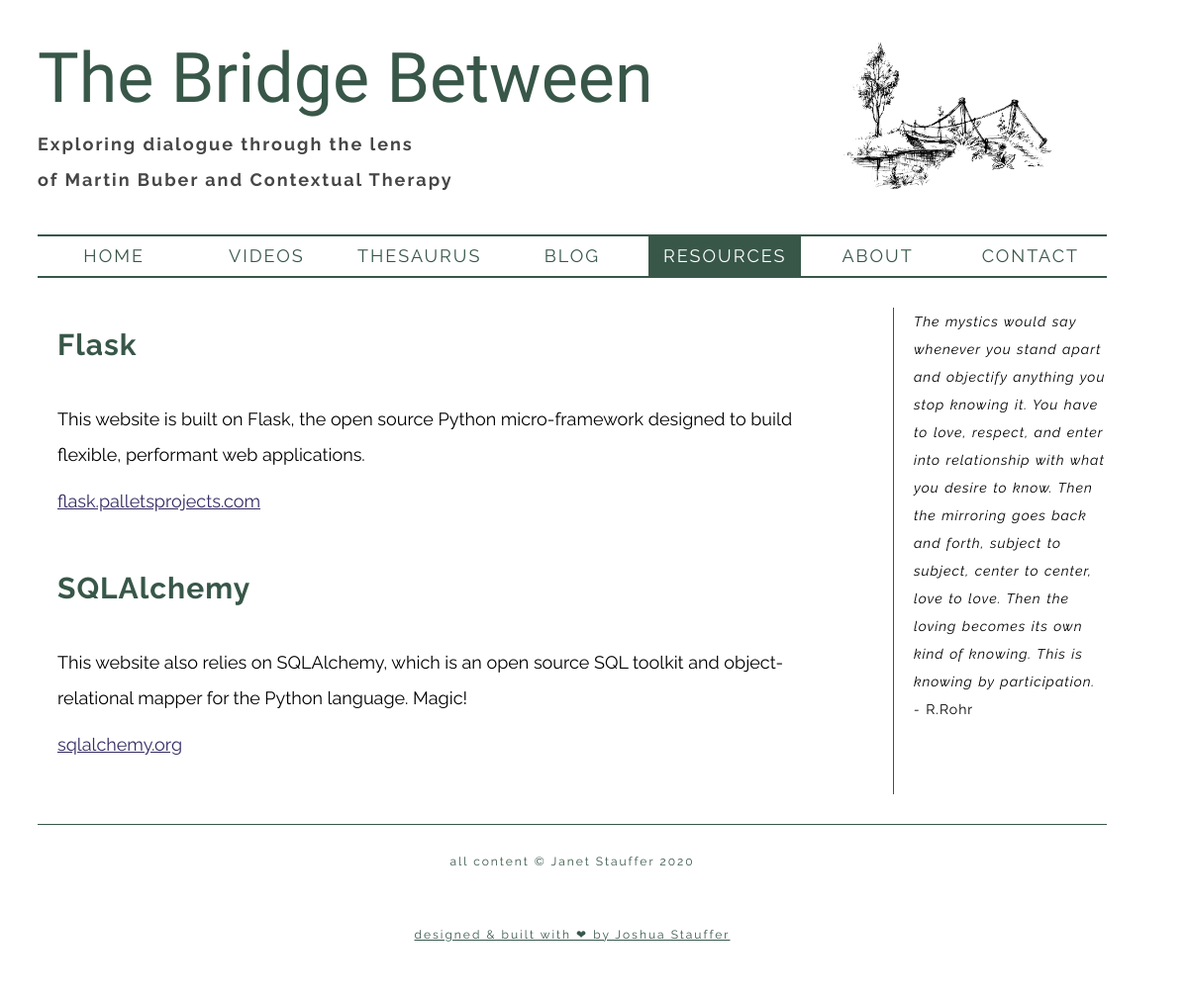
Page /resources on the committed database.
### app/models.py (models this page shows, shortened)
class Resource(db.Model):
    __tablename__ = 'resources'
    id = db.Column(db.Integer, primary_key=True)
    title = db.Column(db.String(128))
    text = db.Column(db.Text())
    order = db.Column(db.Integer)
    uri = db.Column(db.String(128))
    uri_title = db.Column(db.String(128))
    published = db.Column(db.Boolean, default=False)
    @classmethod
    def get_all(cls):
        results =  [{
            'title': r.title,
            'text': r.text,
            'id': r.id,
            'order': r.order,
            'uri': r.uri,
            'uri_title': r.uri_title
        } for r in cls.query.order_by(Resource.order).all()]
        if not len(results):
            return [empty_resources_error]
        return results

### app/main.py (the view)
@bp.route('/resources', methods=['GET'])
def resources():
    resources = Resource.get_all()
    page = 'resources'
    return render_template('resources.html', resources=resources, page=page)

### app/templates/resources.html
{% extends 'base.html' %}
{% block body %}
  <main>
    {% for resource in resources %}
      <section class="item-box">
        <h4 class="item-title">{{ resource['title'] }}</h4>
        {% if resource['text'] %}
          <p class="item-text">
              {{ resource['text'] }}
          </p>
        {% endif %}
        {% if resource['uri'] %}
          <a class="item-link" href="{{ resource['uri'] }}">
            {% if resource['uri_title'] %}
              {{ resource['uri_title'] }}
            {% else %}
              {{ resource['uri'] }}
            {% endif %}
          </a>
        {% endif %}
        </section>
    {% endfor %}
  </main>
{% endblock %}

### app/templates/base.html (shortened to what this page needs)
<!DOCTYPE html>
<html>
  <head>
    <link href="{{ url_for('static', filename='styles.css') }}" rel="stylesheet">
  </head>
<body>
  <div class="main-wrapper">
    {% include 'header.html' %}
    {% include 'navbar.html' %}
    {% block body %}
    {% endblock %}
    {% include 'sidebar.html' %}
    {% include 'footer.html' %}
  </div>
</body>

### app/templates/header.html
<header>
    <img src="{{ url_for('static', filename='images/bridge.jpg') }}" alt="Sketch of an old footbridge over a stream">
    <h1 class="logo">The Bridge Between</h1>
    <h2 class="tagline">Exploring dialogue through the lens</h2>
    <h2 class="tagline"> of Martin Buber and Contextual Therapy</h2>
</header>

### app/templates/navbar.html
<nav>
    <ul class="navbar-list">
      <li {% if page == 'home' %}class="active"{% endif %}>
        <a href="{{ url_for('main.index') }}">Home</a>
      </li>
      <li {% if page == 'videos' %}class="active"{% endif %}>
        <a href="{{ url_for('main.videos') }}">Videos</a>
      </li>
      <li {% if page == '' %}class="active"{% endif %}>
        <a href="{{ url_for('main.visual_thesaurus') }}">Thesaurus </a>
      </li>
      <li {% if page == 'blog' %}class="active"{% endif %}>
        <a href="{{ url_for('main.blog', post_id=0)  }}">Blog </a>
      </li>
      <li {% if page == 'resources' %}class="active"{% endif %}>
        <a href="{{ url_for('main.resources') }}">Resources</a>
      </li>
      <li {% if page == 'about' %}class="active"{% endif %}>
        <a href="{{ url_for('main.about') }}">About</a>
      </li>
      <li {% if page == 'contact' %}class="active"{% endif %}>
        <a href="{{ url_for('main.contact') }}">Contact </a>
      </li>
    </ul>
  </nav>

### app/templates/sidebar.html
<aside>
    <blockquote cite="">
      <span class="quotation">
        The mystics would say whenever you stand apart and objectify anything you stop knowing it. You have to love, respect, and enter into relationship with what you desire to know. Then the mirroring goes back and forth, subject to subject, center to center,
        love to love. Then the loving becomes its own kind of knowing. This is knowing by participation.
      </span><br>
      - <span class="quote-author">
        R.Rohr
      </span>
    </blockquote>
</aside>

### app/templates/footer.html
<footer>
    <p>all content &#169; Janet Stauffer 2020</p>
    <p><a href="https://www.joshuastauffer.com" target="_blank">designed & built with &#10084; by Joshua Stauffer</a></p>
</footer>

### app/static/styles.css (style rules this page uses)
html { font-size: 10px; font-family: "Raleway", sans-serif; }
h1, h3 { font-family: "Raleway", sans-serif; color: #385749ff; }
p, blockquote, a { font-family: "Raleway", sans-serif; }
h1 { font-size: 3rem; margin: 0; }
h2 { font-family: "Raleway", sans-serif; }
p, a { font-size: 1.8rem; }
p { line-height: 2em; }
main .item-title { font-family: "Raleway", sans-serif; font-size: 3rem; color: #385749ff; letter-spacing: 0.1rem; margin-top: 0; }
main .item-text { font-family: "Raleway", sans-serif; }
main .item-link { color: #342c63ff; }
body { width: 90%; max-width: 1200px; padding: 2.5%; background-color: #ffffffff; }
header { -ms-grid-row: 1; -ms-grid-column: 1; grid-area: banner; }
nav { -ms-grid-row: 2; -ms-grid-column: 1; grid-area: navbar; }
main { -ms-grid-row: 3; -ms-grid-column: 1; grid-area: main; }
aside { -ms-grid-row: 4; -ms-grid-column: 1; grid-area: sidebar; }
footer { -ms-grid-row: 5; -ms-grid-column: 1; grid-area: footer; }
.main-wrapper { display: -ms-grid; display: grid; grid-template-areas: "banner" "navbar" "main" "sidebar" "footer"; }
@media (min-width: 887px) { .main-wrapper { grid-template-areas: "banner banner" "navbar navbar" "main sidebar" "footer footer"; -ms-grid-columns: 3.2fr .8fr; grid-template-columns: 3.2fr .8fr; } }
header img { width: 20%; float: right; margin-right: 5%; }
header .logo { font-family: "Nothing You Could Do"; font-weight: 500; text-align: left; font-size: calc(1.6rem + 2vw); }
header .tagline { font-family: "Raleway", sans-serif; text-align: left; font-size: 1.8rem; word-spacing: 2%; letter-spacing: .2rem; color: #464646; }
@media (min-width: 887px) { header .logo { font-size: calc(1.6rem + 4.5vw); } }
nav { margin-top: 30px; margin-bottom: 30px; border-top: solid 2px #385749ff; border-bottom: solid 2px #385749ff; }
nav ul { display: -webkit-box; display: -ms-flexbox; display: flex; -webkit-box-orient: horizontal; -webkit-box-direction: normal; -ms-flex-direction: row; flex-direction: row; padding: 0; margin: 0; height: auto; }
nav li { -webkit-box-flex: 1; -ms-flex: 1; flex: 1; -ms-flex-positive: 1; flex-grow: 1; list-style: none; }
nav a { display: inline-block; width: 100%; height: 100%; line-height: 4rem; text-align: center; text-decoration: none; color: #385749ff; text-transform: uppercase; letter-spacing: 0.2rem; }
nav .active { background-color: #385749ff; }
nav .active a { color: #ffffffff; }
main { height: auto; margin-right: 20px; min-height: 55vh; }
main .item-box { margin-bottom: 20px; padding: 20px; }
aside { height: 100%; border-left: solid 1px #385749ff; }
blockquote { font-family: "Raleway", sans-serif; font-style: italic; line-height: 2em; font-size: 1.4rem; margin-left: 20px; margin-right: 0; margin-top: 0; letter-spacing: 0.1rem; word-spacing: 0.1rem; }
.quote-author { display: inline-block; font-style: normal; }
footer { display: -webkit-box; display: -ms-flexbox; display: flex; -webkit-box-orient: vertical; -webkit-box-direction: normal; -ms-flex-direction: column; flex-direction: column; -webkit-box-pack: space-evenly; -ms-flex-pack: space-evenly; justify-content: space-evenly; border-top: 1px solid #385749ff; margin-top: 30px; }
footer p { text-align: center; color: #385749ff; letter-spacing: 0.2rem; font-size: 1.2rem; margin: 25px; }
footer a { color: #385749ff; letter-spacing: 0.2rem; font-size: 1.2rem; }

### rows in the picture
Resource: title "Flask", text "This website is built on Flask, the open source Python micro-framework designed to build flexible, performant web applications.", uri_title "flask.palletsprojects.com"
Resource: title "SQLAlchemy", text "This website also relies on SQLAlchemy, which is an open source SQL toolkit and object-relational mapper for the Python language. Magic!", uri_title "sqlalchemy.org"
